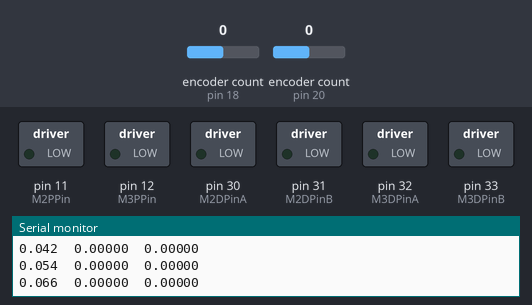
The sketch below on a simulated Arduino Mega 2560, built with avr-gcc and run on an emulated ATmega2560. Shown: switched loads named in the sketch (green lamp = pin HIGH), the last lines printed to the serial monitor. Inputs (shaded band) come from the test bench; at power-on: encoder count (sensors on pin 18, pin 20) 0.

Above: at 0.1 s.
At 1.1 s:
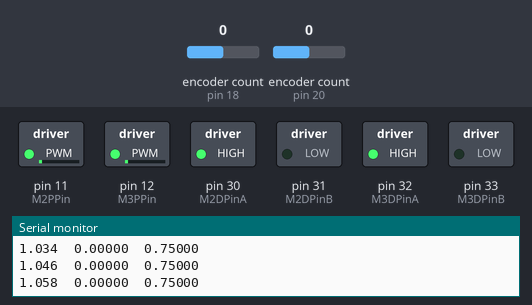
Timing chart, 0 to 4.5 s (numbered marks = the images above):
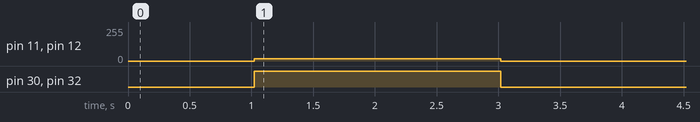

The sketch:

PM11.ino
```cpp
/////////////////////////////
//  MECHATRONICS TEAM 8.1  //
//  PM11 Code              //
//  3/30/18                //
/////////////////////////////

/*
 *  This code uses commands from the xBee to activate various functions
 *  Almost every variable is global, and declared at the top.
 *  All functions are practically instantaneous, for robustness
 */

#include <Encoder.h>

/////////////   PINS   //////////////

  #define M2PPin 11
  #define M3PPin 12

  #define REncP1 18
  #define REncP2 19
  #define LEncP1 20
  #define LEncP2 21

  #define M2DPinA 30
  #define M2DPinB 31
  #define M3DPinA 32
  #define M3DPinB 33

//////////   VARIABLES   ////////////

  // ENCODER
    Encoder RightEnc(REncP1, REncP2);   // RIGHT MOTOR
    Encoder LeftEnc (LEncP1, LEncP2);   // LEFT MOTOR
    //Encoder BeltEnc (BEncP1, BEncP2); // BELT

    #define gearRatio    70.0         // Motor gear ratio
    #define countsPerRev 64.0         // Motor counts per revolution of ungeared motor

    double rightCount = 0, rightOld = 0, leftCount = 0, leftOld = 0, beltCount = 0, beltOld = 0;  // Motor position variables
    double rightVel = 0, leftVel = 0, beltVel = 0, t = 0, tOldGV = 0, dt = 0;                     // Velocity variables

    double motorSpeed = 0, motorPower = 0, Vel = 0;

// THIS FUNCTION UPDATES MOTOR POSITIONS, CONVERTED TO REVOLUTIONS
  void GetEncoders(){

    leftCount  = LeftEnc.read()*2*5*3.14159/(gearRatio*countsPerRev);
    rightCount = RightEnc.read()*2*5*3.14159/(gearRatio*countsPerRev);
  //beltCount  = BeltEnc.read()/(gearRatio*countsPerRev);

  }

// THIS FUNCTION UPDATES VELOCITIES
  void GetVelocity(){

    dt = t - tOldGV; // Change in time since last time this was run

 // Update velocity: velocity = change in position / change in time
    leftVel  = (leftCount  -  leftOld) / dt;
    rightVel = (rightCount - rightOld) / dt;
    //beltVel  = (beltCount  -  beltOld) / dt;

 // Update old values
    leftOld  = leftCount;
    rightOld = rightCount;
    //beltOld  = beltCount;

    tOldGV = t; // Update old time
  }

// FUNCTION TO RUN A MOTOR. PARAPHRASED FROM POLULU LIBRARY
// dPins are directional pins attached to driver (digital high/low) pPin is the PWM motor power pin
// Thus, each motor requires 3 pins: two digital pins to determine direction and one PWM pin for power

  void RunMotor(int dPin1, int dPin2, int pPin, int power){
    if (power == 0){             //
      digitalWrite(dPin1, LOW);  // TURN THE MOTORS OFF
      digitalWrite(dPin2, LOW);  //
    }                            //
    else if (power < 0){         //
      digitalWrite(dPin1, LOW);  // REVERSE THE MOTOR
      digitalWrite(dPin2, HIGH); //
      power = -power;            // MUST WRITE A POSITIVE VALUE
    }                            //
    else {                       //
      digitalWrite(dPin1, HIGH); // RUN THE MOTOR IN THE NORMAL DIRECTION
      digitalWrite(dPin2, LOW);  //
    }                            //
    analogWrite(pPin, power);    // WRITE THE POWER TO THE MOTOR
  }                              //

// FUNCTION TO DRIVE THE ROBOT. TIME SAVER

  void Drive(int M2Power, int M3Power){
    RunMotor(M2DPinA, M2DPinB, M2PPin, M2Power);
    RunMotor(M3DPinA, M3DPinB, M3PPin, M3Power);
  }

// SAME AS DRIVE FUNCTION BUT STOPS AFTER SOME TIME

  void DriveForTime(int LeftPower, int RightPower, int Time){
    Drive(LeftPower, RightPower);
    delay(Time);
    Drive(0, 0);
  }

///////////////  SETUP  /////////////////

void setup() {

  // INITIATE PINS
    //pinMode(M1DPinA, OUTPUT); pinMode(M1DPinB, OUTPUT); pinMode(M1PPin,  OUTPUT);
    pinMode(M2DPinA, OUTPUT); pinMode(M2DPinB, OUTPUT); pinMode(M2PPin,  OUTPUT);
    pinMode(M3DPinA, OUTPUT); pinMode(M3DPinB, OUTPUT); pinMode(M3PPin,  OUTPUT);

    pinMode(REncP1, INPUT); pinMode(REncP2, INPUT);
    pinMode(LEncP1, INPUT); pinMode(LEncP2, INPUT);
    //pinMode(BEncP1, INPUT); pinMode(BEncP2, INPUT);

    // INITIATE SERIAL PORTS
    Serial.begin(19200);       // COMPUTER
    Serial.println("Hello");  // STARTING MESSAGE
}

////////////////  LOOP  /////////////////

void loop(){

    t = micros()/1000000.0;  // Get current time

    GetEncoders();           // Update encoder positions. See Encoder tab
    GetVelocity();           // Update motor velocities. See Encoder tab

    //Motor command
    if ((t > 0) && (t <= 1)) {
      motorSpeed = 0;
    }
    else if ((t > 1) && (t <= 3)){
      motorSpeed = 0.75;
    }
    else if ((t > 3) && (t <= 5)){
      motorSpeed = 0;
    }
    else
      Serial.end();

    Vel = (leftVel + rightVel) / 2;

    motorPower = motorSpeed*255/10.13;

    Serial.print(t, 3);
    Serial.print("\t");
    Serial.print(Vel, 5);
    Serial.print("\t");
    Serial.print(motorSpeed, 5);

    Serial.println();

    Drive(motorPower, motorPower);

}
```

Measured:
- by itself, pin 11 (M2PPin), pin 12 (M3PPin): 0/255 → 18/255 at 1.0 s, → 0/255 2.0 s later
- by itself, pin 30 (M2DPinA), pin 32 (M3DPinA): LOW → HIGH at 1.0 s, → LOW 2.0 s later
